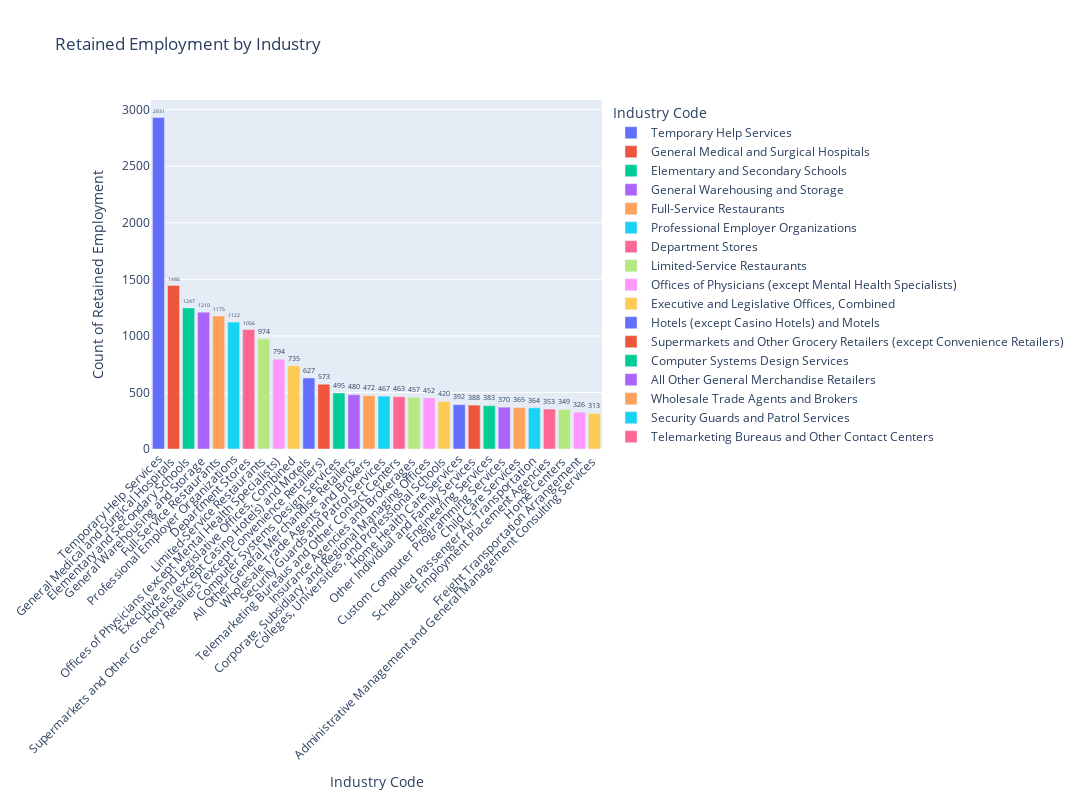

The cell this chart's notebook holds for it:
### Code cell
# Create Bar Chart using Plotly
fig = px.bar(
    retained_industry_codes[:30], 
    x="industry_code", 
    y="count_of_retained_employment", 
    title="Retained Employment by Industry",
    labels={"industry_code": "Industry Code", "count_of_retained_employment": "Count of Retained Employment"},
    text="count_of_retained_employment",
    color="industry_code"
)

# Update layout for readability
fig.update_traces(textposition="outside")
fig.update_layout(xaxis_tickangle=-45)
fig.update_layout(height=800, width=1500)

# Show Plot
fig.show()

### Figure 1 — Plotly figure (JSON) as saved in the notebook; plotly's stock layout.template omitted (floating-point values rounded to 4 significant figures)
{"data": [{"alignmentgroup": "True", "hovertemplate": "Industry Code=%{x}<br>Count of Retained Employment=%{text}<extra></extra>", "legendgroup": "Temporary Help Services", "marker": {"color": "#636efa", "pattern": {"shape": ""}}, "name": "Temporary Help Services", "offsetgroup": "Temporary Help Services", "orientation": "v", "showlegend": true, "text": [2931], "textposition": "outside", "type": "bar", "x": ["Temporary Help Services"], "xaxis": "x", "y": [2931], "yaxis": "y"}, {"alignmentgroup": "True", "hovertemplate": "Industry Code=%{x}<br>Count of Retained Employment=%{text}<extra></extra>", "legendgroup": "General Medical and Surgical Hospitals ", "marker": {"color": "#EF553B", "pattern": {"shape": ""}}, "name": "General Medical and Surgical Hospitals ", "offsetgroup": "General Medical and Surgical Hospitals ", "orientation": "v", "showlegend": true, "text": [1446], "textposition": "outside", "type": "bar", "x": ["General Medical and Surgical Hospitals "], "xaxis": "x", "y": [1446], "yaxis": "y"}, {"alignmentgroup": "True", "hovertemplate": "Industry Code=%{x}<br>Count of Retained Employment=%{text}<extra></extra>", "legendgroup": "Elementary and Secondary Schools ", "marker": {"color": "#00cc96", "pattern": {"shape": ""}}, "name": "Elementary and Secondary Schools ", "offsetgroup": "Elementary and Secondary Schools ", "orientation": "v", "showlegend": true, "text": [1247], "textposition": "outside", "type": "bar", "x": ["Elementary and Secondary Schools "], "xaxis": "x", "y": [1247], "yaxis": "y"}, {"alignmentgroup": "True", "hovertemplate": "Industry Code=%{x}<br>Count of Retained Employment=%{text}<extra></extra>", "legendgroup": "General Warehousing and Storage ", "marker": {"color": "#ab63fa", "pattern": {"shape": ""}}, "name": "General Warehousing and Storage ", "offsetgroup": "General Warehousing and Storage ", "orientation": "v", "showlegend": true, "text": [1210], "textposition": "outside", "type": "bar", "x": ["General Warehousing and Storage "], "xaxis": "x", "y": [1210], "yaxis": "y"}, {"alignmentgroup": "True", "hovertemplate": "Industry Code=%{x}<br>Count of Retained Employment=%{text}<extra></extra>", "legendgroup": "Full-Service Restaurants ", "marker": {"color": "#FFA15A", "pattern": {"shape": ""}}, "name": "Full-Service Restaurants ", "offsetgroup": "Full-Service Restaurants ", "orientation": "v", "showlegend": true, "text": [1175], "textposition": "outside", "type": "bar", "x": ["Full-Service Restaurants "], "xaxis": "x", "y": [1175], "yaxis": "y"}, {"alignmentgroup": "True", "hovertemplate": "Industry Code=%{x}<br>Count of Retained Employment=%{text}<extra></extra>", "legendgroup": "Professional Employer Organizations", "marker": {"color": "#19d3f3", "pattern": {"shape": ""}}, "name": "Professional Employer Organizations", "offsetgroup": "Professional Employer Organizations", "orientation": "v", "showlegend": true, "text": [1122], "textposition": "outside", "type": "bar", "x": ["Professional Employer Organizations"], "xaxis": "x", "y": [1122], "yaxis": "y"}, {"alignmentgroup": "True", "hovertemplate": "Industry Code=%{x}<br>Count of Retained Employment=%{text}<extra></extra>", "legendgroup": "Department Stores ", "marker": {"color": "#FF6692", "pattern": {"shape": ""}}, "name": "Department Stores ", "offsetgroup": "Department Stores ", "orientation": "v", "showlegend": true, "text": [1056], "textposition": "outside", "type": "bar", "x": ["Department Stores "], "xaxis": "x", "y": [1056], "yaxis": "y"}, {"alignmentgroup": "True", "hovertemplate": "Industry Code=%{x}<br>Count of Retained Employment=%{text}<extra></extra>", "legendgroup": "Limited-Service Restaurants ", "marker": {"color": "#B6E880", "pattern": {"shape": ""}}, "name": "Limited-Service Restaurants ", "offsetgroup": "Limited-Service Restaurants ", "orientation": "v", "showlegend": true, "text": [974], "textposition": "outside", "type": "bar", "x": ["Limited-Service Restaurants "], "xaxis": "x", "y": [974], "yaxis": "y"}, {"alignmentgroup": "True", "hovertemplate": "Industry Code=%{x}<br>Count of Retained Employment=%{text}<extra></extra>", "legendgroup": "Offices of Physicians (except Mental Health Specialists) ", "marker": {"color": "#FF97FF", "pattern": {"shape": ""}}, "name": "Offices of Physicians (except Mental Health Specialists) ", "offsetgroup": "Offices of Physicians (except Mental Health Specialists) ", "orientation": "v", "showlegend": true, "text": [794], "textposition": "outside", "type": "bar", "x": ["Offices of Physicians (except Mental Health Specialists) "], "xaxis": "x", "y": [794], "yaxis": "y"}, {"alignmentgroup": "True", "hovertemplate": "Industry Code=%{x}<br>Count of Retained Employment=%{text}<extra></extra>", "legendgroup": "Executive and Legislative Offices, Combined ", "marker": {"color": "#FECB52", "pattern": {"shape": ""}}, "name": "Executive and Legislative Offices, Combined ", "offsetgroup": "Executive and Legislative Offices, Combined ", "orientation": "v", "showlegend": true, "text": [735], "textposition": "outside", "type": "bar", "x": ["Executive and Legislative Offices, Combined "], "xaxis": "x", "y": [735], "yaxis": "y"}, {"alignmentgroup": "True", "hovertemplate": "Industry Code=%{x}<br>Count of Retained Employment=%{text}<extra></extra>", "legendgroup": "Hotels (except Casino Hotels) and Motels ", "marker": {"color": "#636efa", "pattern": {"shape": ""}}, "name": "Hotels (except Casino Hotels) and Motels ", "offsetgroup": "Hotels (except Casino Hotels) and Motels ", "orientation": "v", "showlegend": true, "text": [627], "textposition": "outside", "type": "bar", "x": ["Hotels (except Casino Hotels) and Motels "], "xaxis": "x", "y": [627], "yaxis": "y"}, {"alignmentgroup": "True", "hovertemplate": "Industry Code=%{x}<br>Count of Retained Employment=%{text}<extra></extra>", "legendgroup": "Supermarkets and Other Grocery Retailers (except Convenience Retailers) ", "marker": {"color": "#EF553B", "pattern": {"shape": ""}}, "name": "Supermarkets and Other Grocery Retailers (except Convenience Retailers) ", "offsetgroup": "Supermarkets and Other Grocery Retailers (except Convenience Retailers) ", "orientation": "v", "showlegend": true, "text": [573], "textposition": "outside", "type": "bar", "x": ["Supermarkets and Other Grocery Retailers (except Convenience Retailers) "], "xaxis": "x", "y": [573], "yaxis": "y"}, {"alignmentgroup": "True", "hovertemplate": "Industry Code=%{x}<br>Count of Retained Employment=%{text}<extra></extra>", "legendgroup": "Computer Systems Design Services ", "marker": {"color": "#00cc96", "pattern": {"shape": ""}}, "name": "Computer Systems Design Services ", "offsetgroup": "Computer Systems Design Services ", "orientation": "v", "showlegend": true, "text": [495], "textposition": "outside", "type": "bar", "x": ["Computer Systems Design Services "], "xaxis": "x", "y": [495], "yaxis": "y"}, {"alignmentgroup": "True", "hovertemplate": "Industry Code=%{x}<br>Count of Retained Employment=%{text}<extra></extra>", "legendgroup": "All Other General Merchandise Retailers ", "marker": {"color": "#ab63fa", "pattern": {"shape": ""}}, "name": "All Other General Merchandise Retailers ", "offsetgroup": "All Other General Merchandise Retailers ", "orientation": "v", "showlegend": true, "text": [480], "textposition": "outside", "type": "bar", "x": ["All Other General Merchandise Retailers "], "xaxis": "x", "y": [480], "yaxis": "y"}, {"alignmentgroup": "True", "hovertemplate": "Industry Code=%{x}<br>Count of Retained Employment=%{text}<extra></extra>", "legendgroup": "Wholesale Trade Agents and Brokers ", "marker": {"color": "#FFA15A", "pattern": {"shape": ""}}, "name": "Wholesale Trade Agents and Brokers ", "offsetgroup": "Wholesale Trade Agents and Brokers ", "orientation": "v", "showlegend": true, "text": [472], "textposition": "outside", "type": "bar", "x": ["Wholesale Trade Agents and Brokers "], "xaxis": "x", "y": [472], "yaxis": "y"}, {"alignmentgroup": "True", "hovertemplate": "Industry Code=%{x}<br>Count of Retained Employment=%{text}<extra></extra>", "legendgroup": "Security Guards and Patrol Services ", "marker": {"color": "#19d3f3", "pattern": {"shape": ""}}, "name": "Security Guards and Patrol Services ", "offsetgroup": "Security Guards and Patrol Services ", "orientation": "v", "showlegend": true, "text": [467], "textposition": "outside", "type": "bar", "x": ["Security Guards and Patrol Services "], "xaxis": "x", "y": [467], "yaxis": "y"}, {"alignmentgroup": "True", "hovertemplate": "Industry Code=%{x}<br>Count of Retained Employment=%{text}<extra></extra>", "legendgroup": "Telemarketing Bureaus and Other Contact Centers ", "marker": {"color": "#FF6692", "pattern": {"shape": ""}}, "name": "Telemarketing Bureaus and Other Contact Centers ", "offsetgroup": "Telemarketing Bureaus and Other Contact Centers ", "orientation": "v", "showlegend": true, "text": [463], "textposition": "outside", "type": "bar", "x": ["Telemarketing Bureaus and Other Contact Centers "], "xaxis": "x", "y": [463], "yaxis": "y"}, {"alignmentgroup": "True", "hovertemplate": "Industry Code=%{x}<br>Count of Retained Employment=%{text}<extra></extra>", "legendgroup": "Insurance Agencies and Brokerages ", "marker": {"color": "#B6E880", "pattern": {"shape": ""}}, "name": "Insurance Agencies and Brokerages ", "offsetgroup": "Insurance Agencies and Brokerages ", "orientation": "v", "showlegend": true, "text": [457], "textposition": "outside", "type": "bar", "x": ["Insurance Agencies and Brokerages "], "xaxis": "x", "y": [457], "yaxis": "y"}, {"alignmentgroup": "True", "hovertemplate": "Industry Code=%{x}<br>Count of Retained Employment=%{text}<extra></extra>", "legendgroup": "Corporate, Subsidiary, and Regional Managing Offices ", "marker": {"color": "#FF97FF", "pattern": {"shape": ""}}, "name": "Corporate, Subsidiary, and Regional Managing Offices ", "offsetgroup": "Corporate, Subsidiary, and Regional Managing Offices ", "orientation": "v", "showlegend": true, "text": [452], "textposition": "outside", "type": "bar", "x": ["Corporate, Subsidiary, and Regional Managing Offices "], "xaxis": "x", "y": [452], "yaxis": "y"}, {"alignmentgroup": "True", "hovertemplate": "Industry Code=%{x}<br>Count of Retained Employment=%{text}<extra></extra>", "legendgroup": "Colleges, Universities, and Professional Schools ", "marker": {"color": "#FECB52", "pattern": {"shape": ""}}, "name": "Colleges, Universities, and Professional Schools ", "offsetgroup": "Colleges, Universities, and Professional Schools ", "orientation": "v", "showlegend": true, "text": [420], "textposition": "outside", "type": "bar", "x": ["Colleges, Universities, and Professional Schools "], "xaxis": "x", "y": [420], "yaxis": "y"}, {"alignmentgroup": "True", "hovertemplate": "Industry Code=%{x}<br>Count of Retained Employment=%{text}<extra></extra>", "legendgroup": "Home Health Care Services", "marker": {"color": "#636efa", "pattern": {"shape": ""}}, "name": "Home Health Care Services", "offsetgroup": "Home Health Care Services", "orientation": "v", "showlegend": true, "text": [392], "textposition": "outside", "type": "bar", "x": ["Home Health Care Services"], "xaxis": "x", "y": [392], "yaxis": "y"}, {"alignmentgroup": "True", "hovertemplate": "Industry Code=%{x}<br>Count of Retained Employment=%{text}<extra></extra>", "legendgroup": "Other Individual and Family Services ", "marker": {"color": "#EF553B", "pattern": {"shape": ""}}, "name": "Other Individual and Family Services ", "offsetgroup": "Other Individual and Family Services ", "orientation": "v", "showlegend": true, "text": [388], "textposition": "outside", "type": "bar", "x": ["Other Individual and Family Services "], "xaxis": "x", "y": [388], "yaxis": "y"}, {"alignmentgroup": "True", "hovertemplate": "Industry Code=%{x}<br>Count of Retained Employment=%{text}<extra></extra>", "legendgroup": "Engineering Services", "marker": {"color": "#00cc96", "pattern": {"shape": ""}}, "name": "Engineering Services", "offsetgroup": "Engineering Services", "orientation": "v", "showlegend": true, "text": [383], "textposition": "outside", "type": "bar", "x": ["Engineering Services"], "xaxis": "x", "y": [383], "yaxis": "y"}, {"alignmentgroup": "True", "hovertemplate": "Industry Code=%{x}<br>Count of Retained Employment=%{text}<extra></extra>", "legendgroup": "Custom Computer Programming Services ", "marker": {"color": "#ab63fa", "pattern": {"shape": ""}}, "name": "Custom Computer Programming Services ", "offsetgroup": "Custom Computer Programming Services ", "orientation": "v", "showlegend": true, "text": [370], "textposition": "outside", "type": "bar", "x": ["Custom Computer Programming Services "], "xaxis": "x", "y": [370], "yaxis": "y"}, {"alignmentgroup": "True", "hovertemplate": "Industry Code=%{x}<br>Count of Retained Employment=%{text}<extra></extra>", "legendgroup": "Child Care Services ", "marker": {"color": "#FFA15A", "pattern": {"shape": ""}}, "name": "Child Care Services ", "offsetgroup": "Child Care Services ", "orientation": "v", "showlegend": true, "text": [365], "textposition": "outside", "type": "bar", "x": ["Child Care Services "], "xaxis": "x", "y": [365], "yaxis": "y"}, {"alignmentgroup": "True", "hovertemplate": "Industry Code=%{x}<br>Count of Retained Employment=%{text}<extra></extra>", "legendgroup": "Scheduled Passenger Air Transportation ", "marker": {"color": "#19d3f3", "pattern": {"shape": ""}}, "name": "Scheduled Passenger Air Transportation ", "offsetgroup": "Scheduled Passenger Air Transportation ", "orientation": "v", "showlegend": true, "text": [364], "textposition": "outside", "type": "bar", "x": ["Scheduled Passenger Air Transportation "], "xaxis": "x", "y": [364], "yaxis": "y"}, {"alignmentgroup": "True", "hovertemplate": "Industry Code=%{x}<br>Count of Retained Employment=%{text}<extra></extra>", "legendgroup": "Employment Placement Agencies ", "marker": {"color": "#FF6692", "pattern": {"shape": ""}}, "name": "Employment Placement Agencies ", "offsetgroup": "Employment Placement Agencies ", "orientation": "v", "showlegend": true, "text": [353], "textposition": "outside", "type": "bar", "x": ["Employment Placement Agencies "], "xaxis": "x", "y": [353], "yaxis": "y"}, {"alignmentgroup": "True", "hovertemplate": "Industry Code=%{x}<br>Count of Retained Employment=%{text}<extra></extra>", "legendgroup": "Home Centers ", "marker": {"color": "#B6E880", "pattern": {"shape": ""}}, "name": "Home Centers ", "offsetgroup": "Home Centers ", "orientation": "v", "showlegend": true, "text": [349], "textposition": "outside", "type": "bar", "x": ["Home Centers "], "xaxis": "x", "y": [349], "yaxis": "y"}, {"alignmentgroup": "True", "hovertemplate": "Industry Code=%{x}<br>Count of Retained Employment=%{text}<extra></extra>", "legendgroup": "Freight Transportation Arrangement ", "marker": {"color": "#FF97FF", "pattern": {"shape": ""}}, "name": "Freight Transportation Arrangement ", "offsetgroup": "Freight Transportation Arrangement ", "orientation": "v", "showlegend": true, "text": [326], "textposition": "outside", "type": "bar", "x": ["Freight Transportation Arrangement "], "xaxis": "x", "y": [326], "yaxis": "y"}, {"alignmentgroup": "True", "hovertemplate": "Industry Code=%{x}<br>Count of Retained Employment=%{text}<extra></extra>", "legendgroup": "Administrative Management and General Management Consulting Services ", "marker": {"color": "#FECB52", "pattern": {"shape": ""}}, "name": "Administrative Management and General Management Consulting Services ", "offsetgroup": "Administrative Management and General Management Consulting Services ", "orientation": "v", "showlegend": true, "text": [313], "textposition": "outside", "type": "bar", "x": ["Administrative Management and General Management Consulting Services "], "xaxis": "x", "y": [313], "yaxis": "y"}], "layout": {"barmode": "relative", "height": 800, "legend": {"title": {"text": "Industry Code"}, "tracegroupgap": 0}, "title": {"text": "Retained Employment by Industry"}, "width": 1500, "xaxis": {"anchor": "y", "categoryarray": ["Temporary Help Services", "General Medical and Surgical Hospitals ", "Elementary and Secondary Schools ", "General Warehousing and Storage ", "Full-Service Restaurants ", "Professional Employer Organizations", "Department Stores ", "Limited-Service Restaurants ", "Offices of Physicians (except Mental Health Specialists) ", "Executive and Legislative Offices, Combined ", "Hotels (except Casino Hotels) and Motels ", "Supermarkets and Other Grocery Retailers (except Convenience Retailers) ", "Computer Systems Design Services ", "All Other General Merchandise Retailers ", "Wholesale Trade Agents and Brokers ", "Security Guards and Patrol Services ", "Telemarketing Bureaus and Other Contact Centers ", "Insurance Agencies and Brokerages ", "Corporate, Subsidiary, and Regional Managing Offices ", "Colleges, Universities, and Professional Schools ", "Home Health Care Services", "Other Individual and Family Services ", "Engineering Services", "Custom Computer Programming Services ", "Child Care Services ", "Scheduled Passenger Air Transportation ", "Employment Placement Agencies ", "Home Centers ", "Freight Transportation Arrangement ", "Administrative Management and General Management Consulting Services "], "categoryorder": "array", "domain": [0, 1], "tickangle": -45, "title": {"text": "Industry Code"}}, "yaxis": {"anchor": "x", "domain": [0, 1], "title": {"text": "Count of Retained Employment"}}}}
